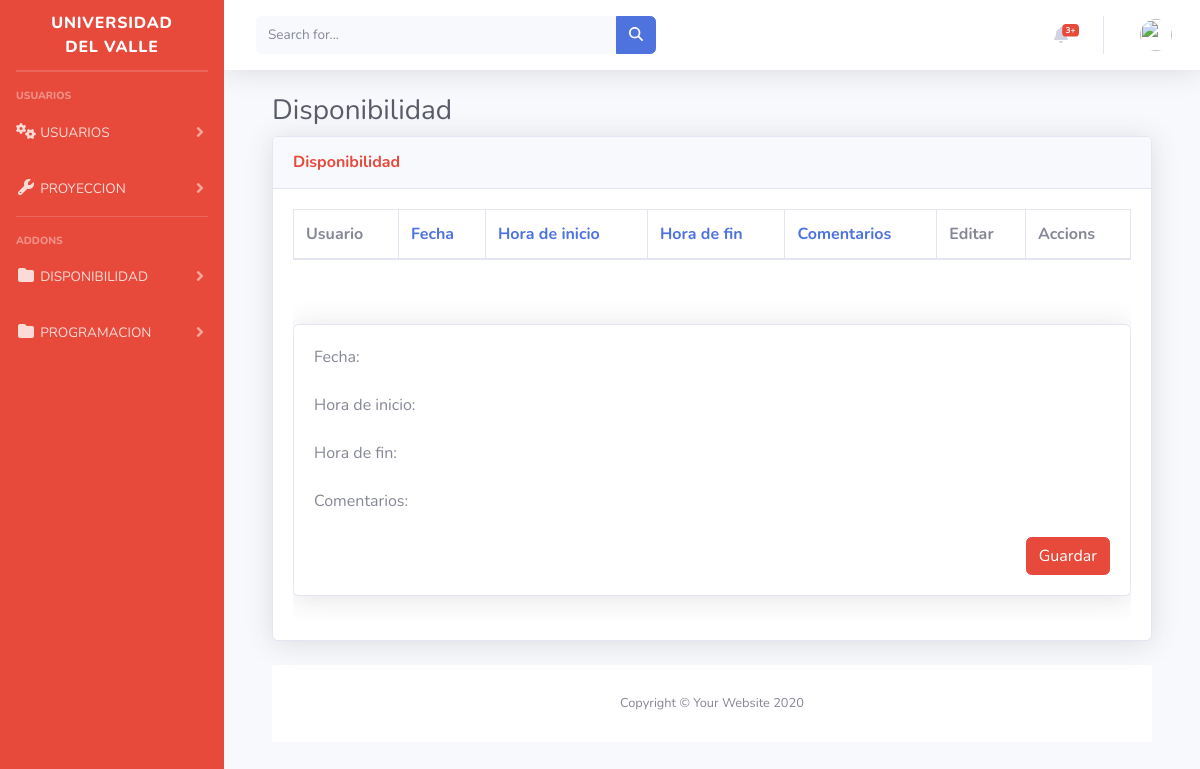
The app's page /inicio/editarDisponibilidad, older data.
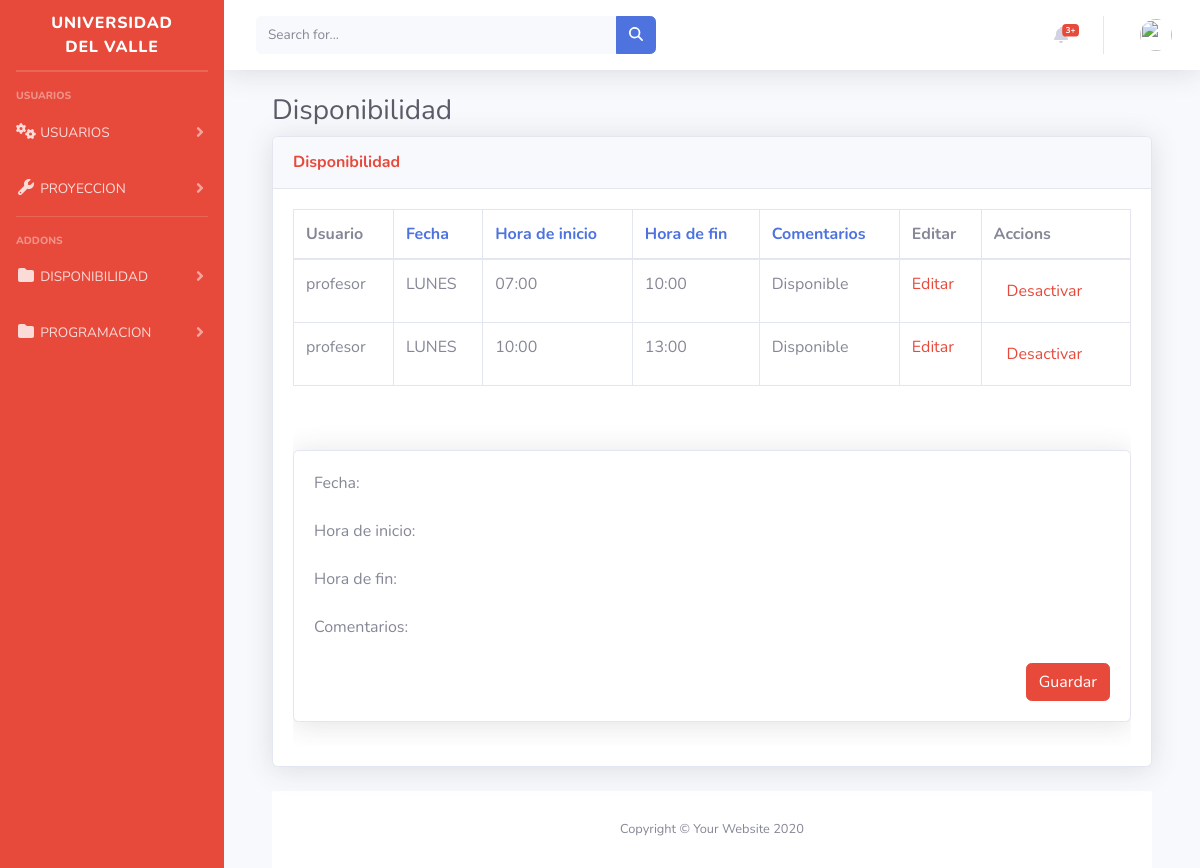
The same page, newer data.
### inicio/models.py (models this page shows, shortened)
class Disponibilidad(models.Model):
    DAY_CHOICES = [
        ('LUNES', 'Lunes'),
        ('MARTES', 'Martes'),
        ('MIERCOLES', 'Miércoles'),
        ('JUEVES', 'Jueves'),
        ('VIERNES', 'Viernes'),
        ('SABADO', 'Sábado'),
        ('DOMINGO', 'Domingo'),
    ]
    fecha = models.CharField(choices=DAY_CHOICES, max_length=15)
    hora_inicio = models.CharField(choices=[
        ('07:00', '07:00 AM'),
        ('10:00', '10:00 AM'),
        ('14:00', '02:00 PM'),
        ('17:00', '05:00 PM'),
        ('18:30', '06:30 PM'),
    ], max_length=5)
    hora_fin = models.CharField(choices=[
        ('10:00', '10:00 AM'),
        ('13:00', '01:00 PM'),
        ('17:00', '05:00 PM'),
        ('18:30', '06:30 PM'),
        ('21:30', '09:30 PM'),
    ], max_length=5)
    comentarios = models.TextField(default="Disponible", null=True)
    profesor = models.ForeignKey(User, on_delete=models.CASCADE)
    mostrar_en_tabla = models.BooleanField(default=True)

### inicio/views.py (the view)
# urls.py: path('editarDisponibilidad', views.vereditdisponibilidad, name='editarDisponibilidad'),
def vereditdisponibilidad(request):
    ordenar_por = request.GET.get('ordenar_por', 'fecha') # por defecto, ordenar por fecha
    disponibilidad = Disponibilidad.objects.order_by(ordenar_por)
    context = {
        'disponibilidad': disponibilidad,
        'ordenar_por': ordenar_por,
    }
    return render(request, 'editardisponibilidad.html', context)

### inicio/templates/editarDisponibilidad.html (shortened to what the changed rows need)
{% extends "base.html" %}
{% block content %}
{% load static %}
<!DOCTYPE html>
<html lang="en">
<head>
    <link rel="stylesheet" href="https://cdnjs.cloudflare.com/ajax/libs/font-awesome/5.15.3/css/all.min.css" />
    <link href="vendor/fontawesome-free/css/all.min.css" rel="stylesheet" type="text/css">
    <link href="css/sb-admin-2.min.css" rel="stylesheet">
    <link href="vendor/datatables/dataTables.bootstrap4.min.css" rel="stylesheet">
</head>
<body id="page-top">
    <div class="container-fluid">
        <h1 class="h3 mb-2 text-gray-800">Disponibilidad</h1>
        <div class="card shadow mb-4">
            <div class="card-body">
                <div class="table-responsive">
                    <div class="table-responsive">
                    <table class="table table-bordered" id="dataTable" width="100%" cellspacing="0">
                        <thead>
                            <tr>
                                <th>Usuario</th>
                                <th><a href="?ordenar_por=fecha">Fecha</a></th>
                                <th><a href="?ordenar_por=hora_inicio">Hora de inicio</a></th>
                                <th><a href="?ordenar_por=hora_fin">Hora de fin</a></th>
                                <th><a href="?ordenar_por=comentarios">Comentarios</a></th>
                                <th>Editar</th>
                                <th>Accions</th>
                            </tr>
                        </thead>
                        <tbody>
                            {% for d in disponibilidad %}
                            <tr>
                                <td>{{ d.profesor.username }}</td>
                                <td>{{ d.fecha }}</td>
                                <td>{{ d.hora_inicio }}</td>
                                <td>{{ d.hora_fin }}</td>
                                <td>{{ d.comentarios }}</td>
                                <td><a class="text-danger" href="{% url 'editar_disponibilidad' disponibilidad_id=d.id %}">Editar</a></td>
                                <td>
                                    {% if d.mostrar_en_tabla %}
                                    <form action="{% url 'desactivar_disponibilidad' disponibilidad_id=d.id %}" method="post">
                                      <button type="submit" class="btn btn-link text-danger">Desactivar</button>
                                    </form>
                                  {% else %}
                                    <form action="{% url 'activar_disponibilidad' disponibilidad_id=d.id %}" method="post">
                                      {% csrf_token %}
                                      <button type="submit" class="btn btn-link text-danger">Activar</button>
                                    </form>
                                  {% endif %}
                                </td>
                            </tr>
                            {% endfor %}
                        </tbody>
                    </table>
                </div>
              <br>
              <br>
            </div>
        </div>
    </div>
</body>
</html>
{% endblock %}

Row changes from the older to the newer data that the page shows:
added Disponibilidad: profesor.username "profesor", fecha "LUNES", hora_inicio "07:00", hora_fin "10:00", comentarios "Disponible", mostrar_en_tabla "Desactivar"
added Disponibilidad: profesor.username "profesor", fecha "LUNES", hora_inicio "10:00", hora_fin "13:00", comentarios "Disponible", mostrar_en_tabla "Desactivar"
